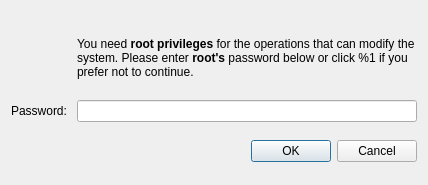
<?xml version="1.0" encoding="UTF-8"?>
<ui version="4.0">
 <class>RootDialog</class>
 <widget class="QDialog" name="RootDialog">
  <property name="geometry">
   <rect>
    <x>0</x>
    <y>0</y>
    <width>428</width>
    <height>185</height>
   </rect>
  </property>
  <property name="windowTitle">
   <string>QPacman</string>
  </property>
  <property name="windowIcon">
   <iconset theme="security-low">
    <normaloff>.</normaloff>.</iconset>
  </property>
  <property name="modal">
   <bool>true</bool>
  </property>
  <layout class="QHBoxLayout" name="horizontalLayout">
   <item>
    <layout class="QVBoxLayout" name="verticalLayout">
     <item>
      <layout class="QGridLayout" name="gridLayout">
       <item row="0" column="0">
        <widget class="QLabel" name="label">
         <property name="sizePolicy">
          <sizepolicy hsizetype="Fixed" vsizetype="Fixed">
           <horstretch>0</horstretch>
           <verstretch>0</verstretch>
          </sizepolicy>
         </property>
         <property name="maximumSize">
          <size>
           <width>71</width>
           <height>71</height>
          </size>
         </property>
         <property name="text">
          <string/>
         </property>
         <property name="pixmap">
          <pixmap resource="libqpacman.qrc">:/pics/dialog-password.svg</pixmap>
         </property>
         <property name="scaledContents">
          <bool>false</bool>
         </property>
         <property name="alignment">
          <set>Qt::AlignLeading|Qt::AlignLeft|Qt::AlignTop</set>
         </property>
        </widget>
       </item>
       <item row="0" column="1">
        <widget class="QLabel" name="infoLabel">
         <property name="sizePolicy">
          <sizepolicy hsizetype="Expanding" vsizetype="Preferred">
           <horstretch>0</horstretch>
           <verstretch>0</verstretch>
          </sizepolicy>
         </property>
         <property name="text">
          <string>&lt;html&gt;&lt;head/&gt;&lt;body&gt;&lt;p&gt;You need &lt;span style=&quot; font-weight:600;&quot;&gt;root privileges&lt;/span&gt; for the operations that can modify the system. Please enter &lt;span style=&quot; font-weight:600;&quot;&gt;root's&lt;/span&gt; password below or click %1 if you prefer not to continue.&lt;/p&gt;&lt;/body&gt;&lt;/html&gt;</string>
         </property>
         <property name="scaledContents">
          <bool>false</bool>
         </property>
         <property name="wordWrap">
          <bool>true</bool>
         </property>
        </widget>
       </item>
       <item row="1" column="0">
        <widget class="QLabel" name="label_3">
         <property name="sizePolicy">
          <sizepolicy hsizetype="Fixed" vsizetype="Preferred">
           <horstretch>0</horstretch>
           <verstretch>0</verstretch>
          </sizepolicy>
         </property>
         <property name="text">
          <string>Password: </string>
         </property>
        </widget>
       </item>
       <item row="1" column="1">
        <widget class="QLineEdit" name="passEdit">
         <property name="sizePolicy">
          <sizepolicy hsizetype="Expanding" vsizetype="Fixed">
           <horstretch>0</horstretch>
           <verstretch>0</verstretch>
          </sizepolicy>
         </property>
         <property name="echoMode">
          <enum>QLineEdit::Password</enum>
         </property>
        </widget>
       </item>
      </layout>
     </item>
     <item>
      <widget class="QDialogButtonBox" name="buttonBox">
       <property name="orientation">
        <enum>Qt::Horizontal</enum>
       </property>
       <property name="standardButtons">
        <set>QDialogButtonBox::Cancel|QDialogButtonBox::Ok</set>
       </property>
      </widget>
     </item>
    </layout>
   </item>
  </layout>
 </widget>
 <resources>
  <include location="libqpacman.qrc"/>
 </resources>
 <connections>
  <connection>
   <sender>buttonBox</sender>
   <signal>accepted()</signal>
   <receiver>RootDialog</receiver>
   <slot>accept()</slot>
   <hints>
    <hint type="sourcelabel">
     <x>248</x>
     <y>254</y>
    </hint>
    <hint type="destinationlabel">
     <x>157</x>
     <y>274</y>
    </hint>
   </hints>
  </connection>
  <connection>
   <sender>buttonBox</sender>
   <signal>rejected()</signal>
   <receiver>RootDialog</receiver>
   <slot>reject()</slot>
   <hints>
    <hint type="sourcelabel">
     <x>316</x>
     <y>260</y>
    </hint>
    <hint type="destinationlabel">
     <x>286</x>
     <y>274</y>
    </hint>
   </hints>
  </connection>
 </connections>
</ui>
